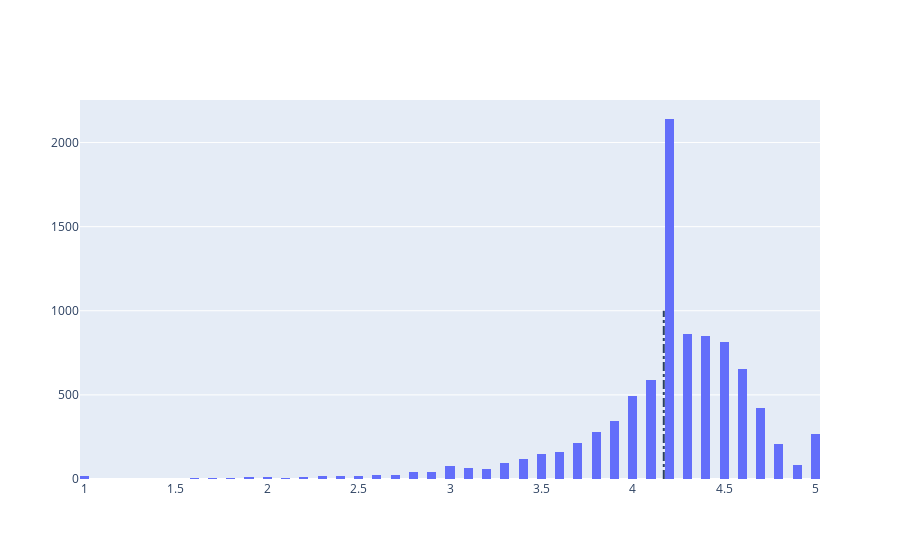

The cell this chart's notebook holds for it:
### Markdown cell above
# 5.Distribution of app ratings
After having witnessed the market share for each category of apps, let's see how all these apps perform on an average. App ratings (on a scale of 1 to 5) impact the discoverability, conversion of apps as well as the company's overall brand image. Ratings are a key performance indicator of an app.

According to research which shows that the average volume of ratings across all app categories is 4.17. We will will create histogram to show how these apps are distributed as per rating.

### Code cell
# Average rating of apps
avg_app_rating = 4.17
print("Average app rating = ", avg_app_rating)

# Distribution of apps according to their ratings
data = [go.Histogram(x=df_google["Rating"])]

# Vertical dashed line to indicate the average app rating
layout = {
    "shapes": [
        {
            "type": "line",
            "x0": avg_app_rating,
            "y0": 0,
            "x1": avg_app_rating,
            "y1": 1000,
            "line": {"dash": "dashdot"},
        }
    ]
}

plotly.offline.iplot({"data": data, "layout": layout})

### Figure 1 — Plotly figure (JSON) as saved in the notebook; plotly's stock layout.template omitted (floating-point values rounded to 4 significant figures; data arrays with more than 128 entries replaced by an {"elided": "..."} marker saying what was removed)
{"data": [{"type": "histogram", "x": {"elided": "9214 float values"}}], "layout": {"shapes": [{"line": {"dash": "dashdot"}, "type": "line", "x0": 4.17, "x1": 4.17, "y0": 0, "y1": 1000}], "xaxis": {"autorange": true, "range": [0.975, 5.025], "type": "linear"}, "yaxis": {"autorange": true, "range": [-12.59, 2253.0]}}}
